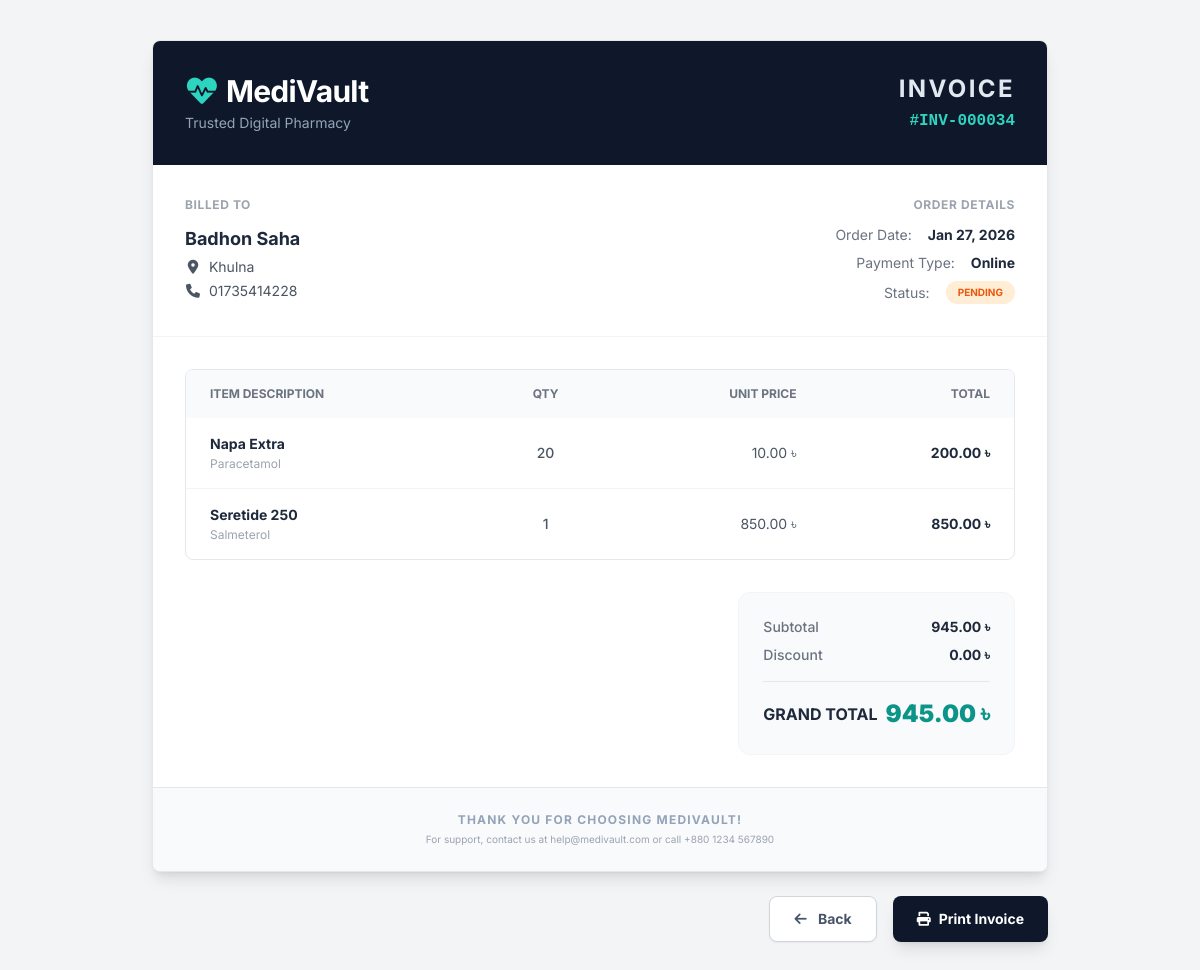
Screenshot of /invoice.php?id=34 (signed in) with the database file from the repository.
### tables this page shows
CREATE TABLE `orders` (
  `order_id` int NOT NULL AUTO_INCREMENT,
  `user_id` int DEFAULT NULL,
  `customer_name` varchar(100) DEFAULT NULL,
  `customer_phone` varchar(15) DEFAULT NULL,
  `order_date` timestamp NULL DEFAULT CURRENT_TIMESTAMP,
  `total_amount` decimal(10,2) NOT NULL,
  `payment_method` enum('Cash','Card','Mobile_Banking') DEFAULT 'Cash',
  `order_status` enum('Pending','Confirmed','Shipped','Delivered','Cancelled') DEFAULT 'Delivered',
  `order_type` enum('Online','Offline') NOT NULL,
  `prescription_id` int DEFAULT NULL,
  PRIMARY KEY (`order_id`),
  KEY `user_id` (`user_id`),
  KEY `prescription_id` (`prescription_id`),
  CONSTRAINT `orders_ibfk_1` FOREIGN KEY (`user_id`) REFERENCES `users` (`user_id`),
  CONSTRAINT `orders_ibfk_2` FOREIGN KEY (`prescription_id`) REFERENCES `prescriptions` (`prescription_id`)
);

CREATE TABLE `users` (
  `user_id` int NOT NULL AUTO_INCREMENT,
  `full_name` varchar(100) NOT NULL,
  `email` varchar(100) DEFAULT NULL,
  `password_hash` varchar(255) DEFAULT NULL,
  `role` enum('admin','pharmacist','patient','walk-in','user') DEFAULT 'user',
  `phone` varchar(15) NOT NULL,
  `address` text,
  `created_at` timestamp NULL DEFAULT CURRENT_TIMESTAMP,
  PRIMARY KEY (`user_id`),
  UNIQUE KEY `email` (`email`)
);

CREATE TABLE `order_items` (
  `order_item_id` int NOT NULL AUTO_INCREMENT,
  `order_id` int DEFAULT NULL,
  `medicine_id` int DEFAULT NULL,
  `quantity` int NOT NULL,
  `unit_price` decimal(10,2) NOT NULL,
  `subtotal` decimal(10,2) NOT NULL,
  PRIMARY KEY (`order_item_id`),
  KEY `order_id` (`order_id`),
  KEY `medicine_id` (`medicine_id`),
  CONSTRAINT `order_items_ibfk_1` FOREIGN KEY (`order_id`) REFERENCES `orders` (`order_id`) ON DELETE CASCADE,
  CONSTRAINT `order_items_ibfk_2` FOREIGN KEY (`medicine_id`) REFERENCES `medicines` (`medicine_id`)
);

CREATE TABLE `medicines` (
  `medicine_id` int NOT NULL AUTO_INCREMENT,
  `medicine_name` varchar(100) NOT NULL,
  `generic_name` varchar(100) NOT NULL,
  `indications` text,
  `category_id` int DEFAULT NULL,
  `supplier_id` int DEFAULT NULL,
  `unit_price` decimal(10,2) NOT NULL,
  `min_stock_level` int DEFAULT '10',
  `medicine_image` varchar(255) DEFAULT 'default_medicine.jpg',
  `requires_prescription` tinyint(1) DEFAULT '0',
  `description` text,
  `side_effects` text,
  PRIMARY KEY (`medicine_id`),
  KEY `category_id` (`category_id`),
  KEY `supplier_id` (`supplier_id`),
  CONSTRAINT `medicines_ibfk_1` FOREIGN KEY (`category_id`) REFERENCES `categories` (`category_id`),
  CONSTRAINT `medicines_ibfk_2` FOREIGN KEY (`supplier_id`) REFERENCES `suppliers` (`supplier_id`)
);

### invoice.php (the view, shortened to what this page needs)
<?php
include 'config.php';
$order_id = isset($_GET['id']) ? $_GET['id'] : die("Error: Order ID missing.");
$order_query = $pdo->prepare("SELECT o.*, u.full_name, u.address, u.phone
                              FROM orders o
                              JOIN users u ON o.user_id = u.user_id
                              WHERE o.order_id = ?");
$order_query->execute([$order_id]);
$order = $order_query->fetch();
$items_query = $pdo->prepare("SELECT oi.*, m.medicine_name, m.generic_name
                               FROM order_items oi
                               JOIN medicines m ON oi.medicine_id = m.medicine_id
                               WHERE oi.order_id = ?");
$items_query->execute([$order_id]);
$items = $items_query->fetchAll();
?>
<!DOCTYPE html>
<html lang="en">
<head>
    <script src="https://cdn.tailwindcss.com"></script>
    <link href="https://cdnjs.cloudflare.com/ajax/libs/font-awesome/6.0.0/css/all.min.css" rel="stylesheet">
</head>
<body class="py-10 px-4">
    <div class="max-w-4xl mx-auto bg-white shadow-lg rounded-lg overflow-hidden invoice-container border border-gray-200">
        <div class="bg-slate-900 text-white p-8 flex justify-between items-center">
            <div>
                <h1 class="text-3xl font-bold tracking-tight flex items-center gap-2">
                    <i class="fas fa-heartbeat text-teal-400"></i> MediVault
                </h1>
                <p class="text-slate-400 text-sm mt-1">Trusted Digital Pharmacy</p>
            </div>
            <div class="text-right">
                <h2 class="text-2xl font-bold uppercase tracking-widest text-slate-200">Invoice</h2>
                <p class="text-teal-400 font-mono font-bold mt-1">#INV-<?= str_pad($order_id, 6, '0', STR_PAD_LEFT) ?></p>
            </div>
        </div>
        <div class="p-8 grid grid-cols-1 md:grid-cols-2 gap-8 border-b border-gray-100">
            <div>
                <h3 class="text-xs font-bold text-gray-400 uppercase tracking-wider mb-3">Billed To</h3>
                <div class="text-slate-800">
                    <p class="text-lg font-bold"><?= htmlspecialchars($order['full_name']) ?></p>
                    <p class="text-sm text-gray-600 mt-1"><i class="fas fa-map-marker-alt w-4 text-center mr-1"></i> <?= htmlspecialchars($order['address']) ?></p>
                    <p class="text-sm text-gray-600 mt-1"><i class="fas fa-phone w-4 text-center mr-1"></i> <?= htmlspecialchars($order['phone']) ?></p>
                </div>
            </div>
            <div class="md:text-right">
                <h3 class="text-xs font-bold text-gray-400 uppercase tracking-wider mb-3">Order Details</h3>
                <div class="space-y-2">
                    <div class="flex justify-between md:justify-end gap-4">
                        <span class="text-sm text-gray-500">Order Date:</span>
                        <span class="text-sm font-bold text-slate-800"><?= date('M d, Y', strtotime($order['order_date'])) ?></span>
                    </div>
                    <div class="flex justify-between md:justify-end gap-4">
                        <span class="text-sm text-gray-500">Payment Type:</span>
                        <span class="text-sm font-bold text-slate-800"><?= $order['order_type'] ?? 'Cash On Delivery' ?></span>
                    </div>
                    <div class="flex justify-between md:justify-end gap-4 items-center">
                        <span class="text-sm text-gray-500">Status:</span>
                        <span class="px-3 py-1 rounded-full text-[10px] font-bold uppercase
                            <?= $order['order_status'] == 'Pending' ? 'bg-orange-100 text-orange-600' :
                               ($order['order_status'] == 'Confirmed' ? 'bg-blue-100 text-blue-600' :
                               ($order['order_status'] == 'Delivered' ? 'bg-green-100 text-green-600' : 'bg-red-100 text-red-600')) ?>">
                            <?= $order['order_status'] ?>
                        </span>
                    </div>
                </div>
            </div>
        </div>
        <div class="p-8">
            <div class="overflow-x-auto rounded-lg border border-gray-200">
                <table class="w-full text-left text-sm text-gray-600">
                    <thead class="bg-gray-50 text-xs uppercase font-bold text-gray-500">
                        <tr>
                            <th class="px-6 py-4">Item Description</th>
                            <th class="px-6 py-4 text-center">Qty</th>
                            <th class="px-6 py-4 text-right">Unit Price</th>
                            <th class="px-6 py-4 text-right">Total</th>
                        </tr>
                    </thead>
                    <tbody class="divide-y divide-gray-100">
                        <?php foreach($items as $item): ?>
                        <tr class="hover:bg-gray-50 transition-colors">
                            <td class="px-6 py-4">
                                <p class="font-bold text-slate-800"><?= htmlspecialchars($item['medicine_name']) ?></p>
                                <p class="text-xs text-gray-400 mt-0.5"><?= htmlspecialchars($item['generic_name']) ?></p>
                            </td>
                            <td class="px-6 py-4 text-center font-medium"><?= $item['quantity'] ?></td>
                            <td class="px-6 py-4 text-right"><?= number_format($item['unit_price'], 2) ?> ৳</td>
                            <td class="px-6 py-4 text-right font-bold text-slate-800"><?= number_format($item['subtotal'], 2) ?> ৳</td>
                        </tr>
                        <?php endforeach; ?>
                    </tbody>
                </table>
            </div>
        </div>
        <div class="px-8 pb-8 flex justify-end">
            <div class="w-full md:w-1/3 bg-gray-50 rounded-xl p-6 border border-gray-100">
                <div class="flex justify-between items-center mb-2">
                    <span class="text-sm text-gray-500 font-medium">Subtotal</span>
                    <span class="text-sm font-bold text-slate-800"><?= number_format($order['total_amount'], 2) ?> ৳</span>
                </div>
                <div class="flex justify-between items-center mb-4 pb-4 border-b border-gray-200">
                    <span class="text-sm text-gray-500 font-medium">Discount</span>
                    <span class="text-sm font-bold text-slate-800">0.00 ৳</span>
                </div>
                <div class="flex justify-between items-center">
                    <span class="text-base font-bold text-slate-800 uppercase">Grand Total</span>
                    <span class="text-2xl font-black text-teal-600"><?= number_format($order['total_amount'], 2) ?> ৳</span>
                </div>
            </div>
        </div>
        <div class="bg-slate-50 p-6 text-center border-t border-gray-200">
            <p class="text-xs font-bold text-slate-400 uppercase tracking-widest mb-1">Thank you for choosing MediVault!</p>
            <p class="text-[10px] text-gray-400">For support, contact us at help@medivault.com or call +880 1234 567890</p>
        </div>
    </div>
    <div class="max-w-4xl mx-auto mt-6 flex justify-end gap-4 no-print px-4 md:px-0">
        <a href="dashboard.php" class="bg-white border border-gray-300 text-slate-600 px-6 py-3 rounded-lg font-bold text-sm hover:bg-gray-50 transition-all shadow-sm">
            <i class="fas fa-arrow-left mr-2"></i> Back
        </a>
        <button onclick="window.print()" class="bg-slate-900 text-white px-6 py-3 rounded-lg font-bold text-sm hover:bg-black transition-all shadow-lg flex items-center">
            <i class="fas fa-print mr-2"></i> Print Invoice
        </button>
    </div>
</body>
</html>

### invoice.php (style rules this page uses)
body { font-family: 'Inter', sans-serif; background-color: #f3f4f6; }

### rows the page displays
orders: user.full_name "Badhon Saha", user.address "Khulna", user.phone "01735414228", order_date "Jan 27, 2026", order_type "Online", order_status "PENDING", total_amount "945.00"
order_items: medicine.medicine_name "Napa Extra", medicine.generic_name "Paracetamol", quantity "20", unit_price "10.00", subtotal "200.00"
order_items: medicine.medicine_name "Seretide 250", medicine.generic_name "Salmeterol", quantity "1", unit_price "850.00", subtotal "850.00"

### other values shown
str_pad($order_id, 6, '0', STR_PAD_LEFT) "000034"
